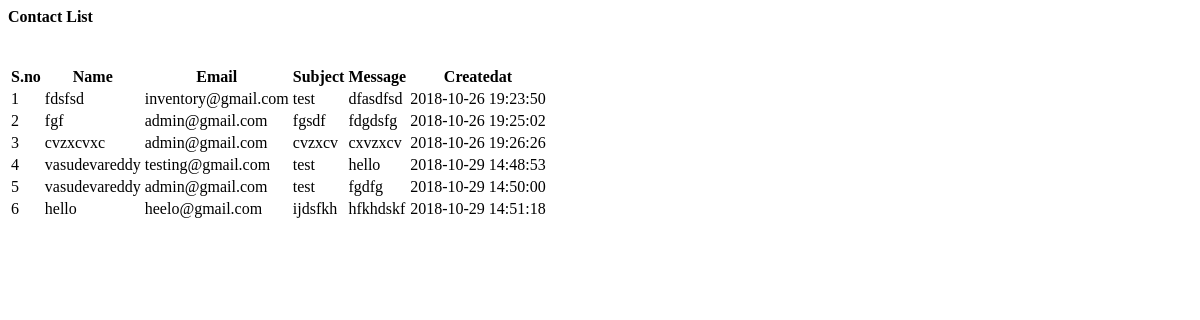
The page /index.php/contactus/contactlist on the database as committed earlier.
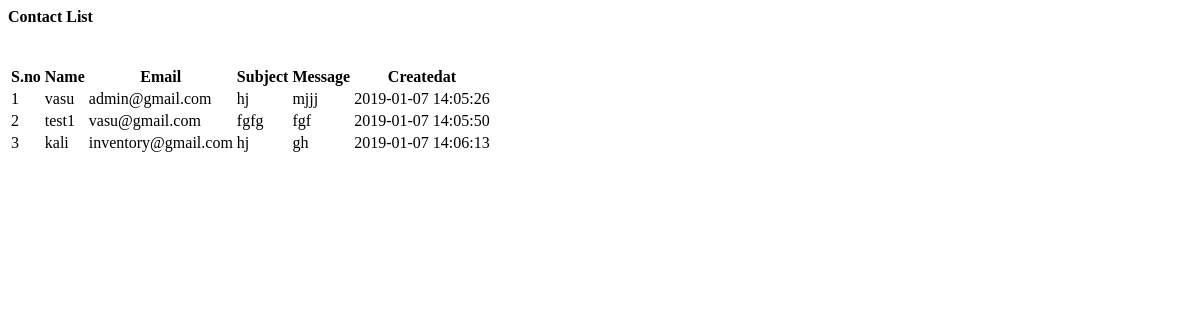
The same page on the database as committed later.
### tables this page shows
CREATE TABLE `contactus` (
  `c_id` int(11) NOT NULL AUTO_INCREMENT,
  `name` varchar(250) DEFAULT NULL,
  `subject` text,
  `email_id` varchar(250) DEFAULT NULL,
  `message` text,
  `create_at` datetime DEFAULT NULL,
  PRIMARY KEY (`c_id`)
);

### application/controllers/Contactus.php (called while the page is built, shortened)
<?php
class Contactus extends Back_end {
	public function __construct()
	{
		$this->load->helper(array('form', 'url'));
		$this->load->library('form_validation');
		$this->load->library('session');
		$this->load->library('email');
		$this->load->library('user_agent');
		$this->load->helper('directory');
		$this->load->helper('cookie');
		$this->load->helper('security');
		$this->load->model('Users_model');
	}
	public function contactlist(){
		$data['contact_list']=$this->Users_model->get_contact_list_data();
		$this->load->view('admin/contactuslist',$data);
		$this->load->view('admin/footer');
	}
}

### index.php (called while the page is built, shortened)
<?php
require_once BASEPATH.'core/CodeIgniter.php';

### application/models/Users_model.php (called while the page is built, shortened)
<?php if ( ! defined('BASEPATH')) exit('No direct script access allowed');
class Users_model extends CI_Model
{
	public function get_contact_list_data(){
	$this->db->select('*')->from('contactus');
		return $this->db->get()->result_array();
	}
}

### application/views/admin/contactuslist.php (the view, shortened to what this page needs)
<div class="page-wrapper">
    <div class="content container-fluid">
        <div class="row">
            <div class="col-xs-4">
                <h4 class="page-title">Contact List</h4>
            </div>
        </div>
        <form>
            <div class="row">
                <div class="col-md-12 bg-white">
                    <div class="clearfix">&nbsp;</div>
					<?php if(isset($contact_list) && count($contact_list)>0){ ?>
                    <div class="table-responsive">
                        <table id="example1" class="table table-bordered table-striped">
                            <thead>
                                <tr>
                                    <th>S.no</th>
									<th>Name</th>
									<th>Email</th>
									<th>Subject</th>
                                    <th>Message</th>
                                    <th>Createdat</th>
                                </tr>
                            </thead>
                            <tbody>
							 <tr>
							<?php $count=1;foreach($contact_list as $lis){?>
                                    <td>
                                        <?php echo $count; ?>
                                    </td>
									<td>
                                        <?php echo isset($lis['name'])?$lis['name']:''; ?>
                                    </td>
                                    <td>
                                        <?php echo isset($lis['email_id'])?$lis['email_id']:''; ?>
                                    </td>
									<td>
                                        <?php echo isset($lis['subject'])?$lis['subject']:''; ?>
                                    </td>
									<td>
                                        <?php echo isset($lis['message'])?$lis['message']:''; ?>
                                    </td>
									<td>
                                        <?php echo isset($lis['create_at'])?$lis['create_at']:''; ?>
                                    </td>
                                </tr>
						<?php $count++;}?>
                            </tbody>
                        </table>
                    </div>
					<?php }else{ ?>
                    <div> No data available</div>
                     <?php }?>
                </div>
            </div>
        </form>
    </div>
</div>

### application/views/admin/footer.php (shortened to what this page needs)
    </body>
</html>

Rows that differ between the two databases and show on the page:
removed contactus: name "fdsfsd", email "inventory@gmail.com", subject "test", message "dfasdfsd", create_at "2018-10-26 19:23:50"
removed contactus: name "fgf", email "admin@gmail.com", subject "fgsdf", message "fdgdsfg", create_at "2018-10-26 19:25:02"
removed contactus: name "cvzxcvxc", email "admin@gmail.com", subject "cvzxcv", message "cxvzxcv", create_at "2018-10-26 19:26:26"
removed contactus: name "vasudevareddy", email "testing@gmail.com", subject "test", message "hello", create_at "2018-10-29 14:48:53"
removed contactus: name "vasudevareddy", email "admin@gmail.com", subject "test", message "fgdfg", create_at "2018-10-29 14:50:00"
removed contactus: name "hello", email "heelo@gmail.com", subject "ijdsfkh", message "hfkhdskf", create_at "2018-10-29 14:51:18"
added contactus: name "vasu", email "admin@gmail.com", subject "hj", message "mjjj", create_at "2019-01-07 14:05:26"
added contactus: name "test1", email "vasu@gmail.com", subject "fgfg", message "fgf", create_at "2019-01-07 14:05:50"
added contactus: name "kali", email "inventory@gmail.com", subject "hj", message "gh", create_at "2019-01-07 14:06:13"
